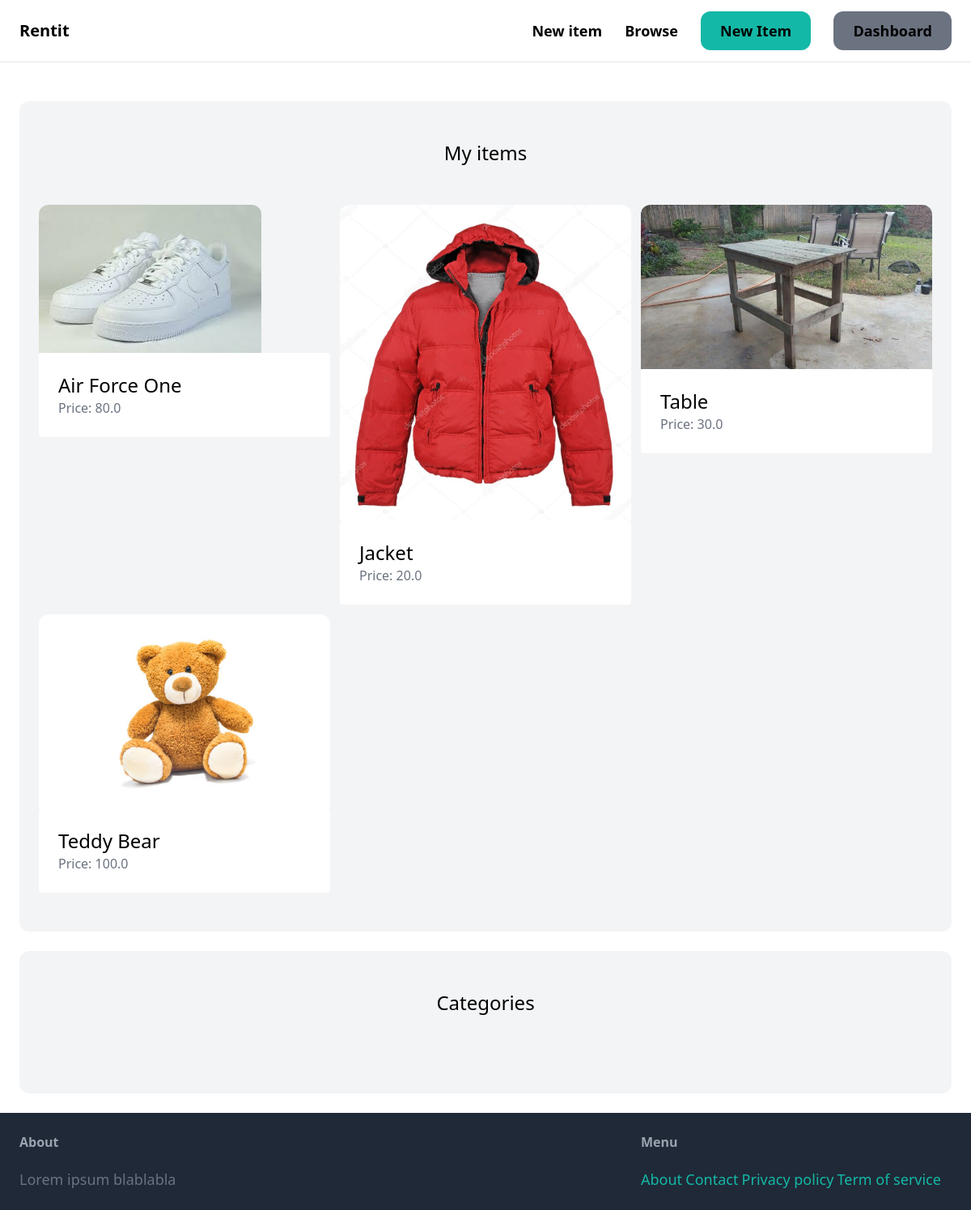
Page /dashboard/ (signed in) on the earlier database version.
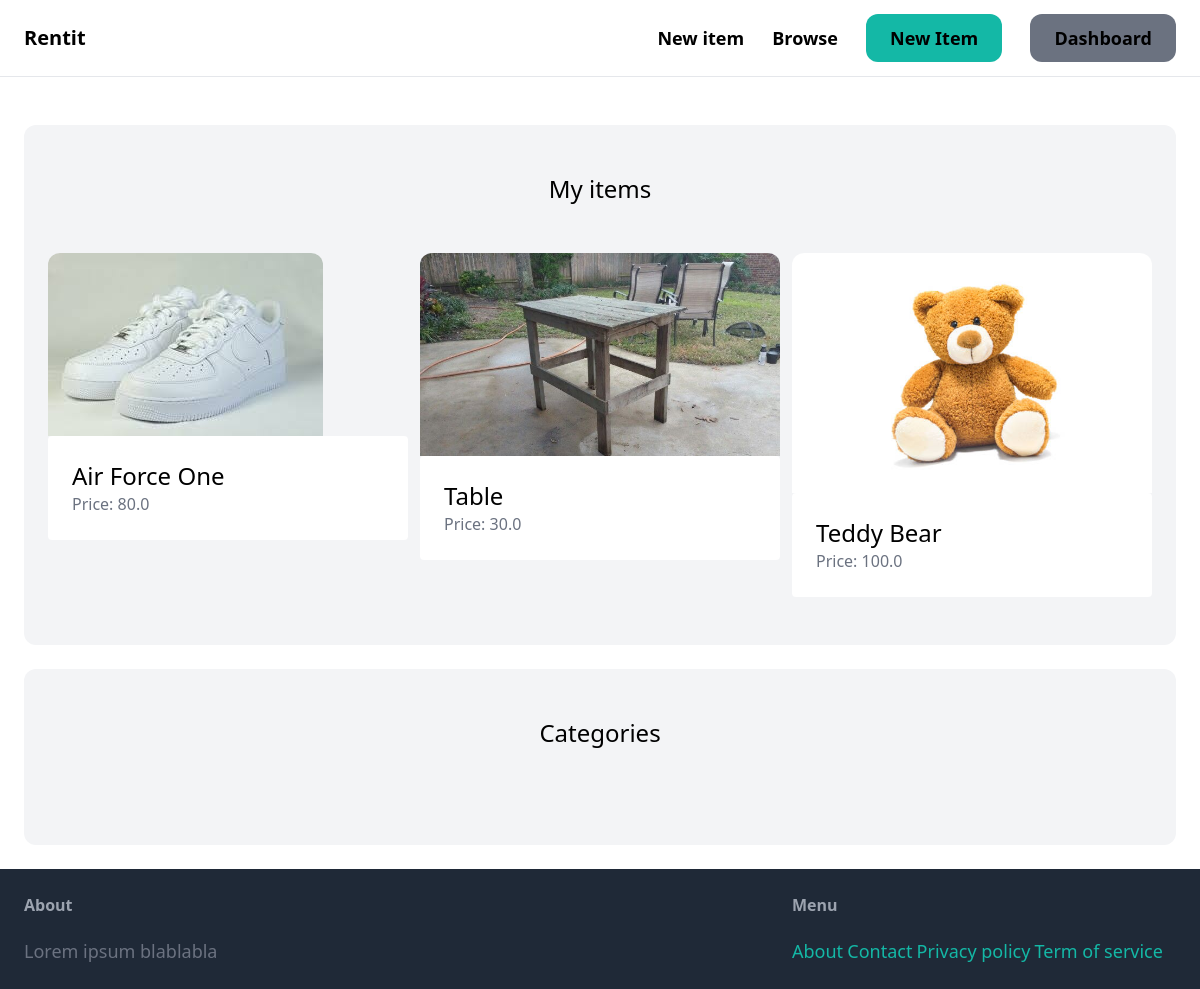
Same page on the later database version.
### item/models.py (models this page shows, shortened)
class Item(models.Model):
    category = models.ForeignKey(Category, related_name='items', on_delete=models.CASCADE)
    name = models.CharField(max_length=255)
    description = models.TextField(blank=True, null=True)
    price = models.FloatField()
    image = models.ImageField(upload_to='item_images', blank=True, null=True)
    is_sold = models.BooleanField(default=False)
    created_by = models.ForeignKey(User, related_name='items', on_delete=models.CASCADE) #on_delete is used to say that if the user has been deleted, delete every item he created
    created_at = models.DateTimeField(auto_now_add=True)
    class Meta:
        ordering = ('name',) #it's used to order the items by name

### dashboard/views.py (the view)
# urls.py: path('', views.index, name='index'),
@login_required
def index(request):
    items = Item.objects.filter(created_by=request.user)
    return render(request, 'dashboard/index.html', {
        'items': items
    })

### dashboard/templates/dashboard/index.html (shortened to what this page needs)
{% extends 'core/base.html' %}
{% block content %}
    <div class="mt-6 px-6 py-12 bg-gray-100 rounded-xl">
        <h2 class="mb-12 text-2xl text-center">My items</h2>
        <div class="grid grid-cols-3 gap-3">
            {% for item in items %}
                <div>
                    <a href="{% url 'item:detail' item.id %}">
                        <div>
                            <img src="{{ item.image.url }}" class="rounded-t-xl">
                        </div>
                        <div class="p-6 bg-white rounded -b-xl">
                            <h2 class="text-2xl">{{ item.name }}</h2>
                            <p class="text-gray-500">Price: {{item.price}}</p>
                        </div>
                    </a>
                </div>
            {% endfor %}
        </div>
    </div>
    <div class="mt-6 px-6 py-12 bg-gray-100 rounded-xl">
        <h2 class="mb-12 text-2xl text-center">Categories</h2>
    </div>
{% endblock %}

Differences in the rows shown:
removed Item: image (picture), name "Jacket", price "20.0"
